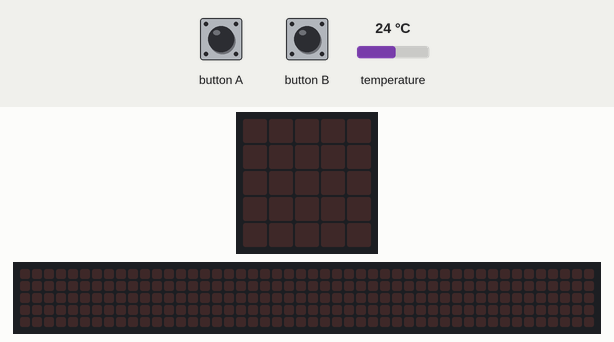
Simulated run of this program. Board: BBC micro:bit (MakeCode). Shown: the board's 5×5 LED display, a strip that is not on the board, showing the scrolling text unrolled. The test bench sets the inputs (shaded band); at power-on: temperature 24 °C. The 48×5 strip is a reading aid, not a part: it shows the text the display is scrolling, unrolled, one strip-width of it at a time.

Above: at 1.2 s.
1.3 s: button A pressed for 0.15 s
At 4.01 s:
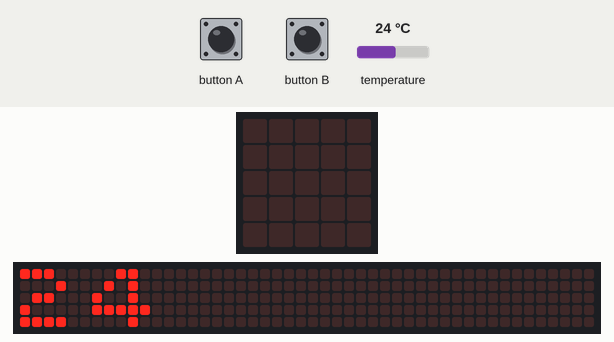
4.3 s: button B pressed for 0.15 s
At 4.67 s:
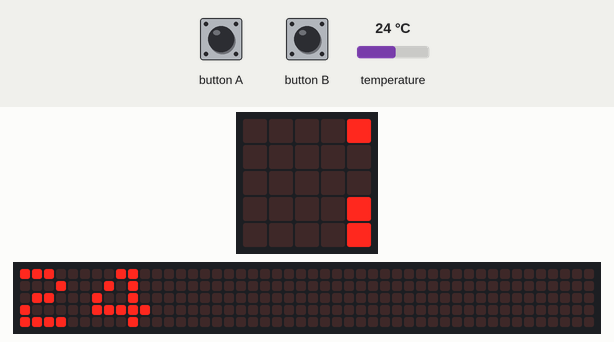
Timing chart, 0 to 7.3 s (numbered marks = the images above; inputs shaded):
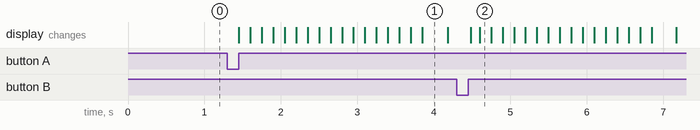

The program:

main.ts
```typescript
input.onButtonPressed(Button.A, function () {
    basic.showNumber(min_temp)
})
input.onButtonPressed(Button.B, function () {
    basic.showNumber(max_temp)
})
let temp = 0
let max_temp = 0
let min_temp = 0
min_temp = 300
max_temp = -300
basic.forever(function () {
    temp = input.temperature()
    if (temp > max_temp) {
        max_temp = temp
    }
    if (temp < min_temp) {
        min_temp = temp
    }
})
```

test.ts
```typescript
// testene settes inn her; disse vil ikke kompilert så lenge denne pakken blir brukt som en utvidelse.
```

Measured:
- after the input at 1.3 s, the display: changes after 0.15 s (image 1)
- after the input at 4.3 s, the display: first changes after 0.19 s (image 2 shows a later state)
